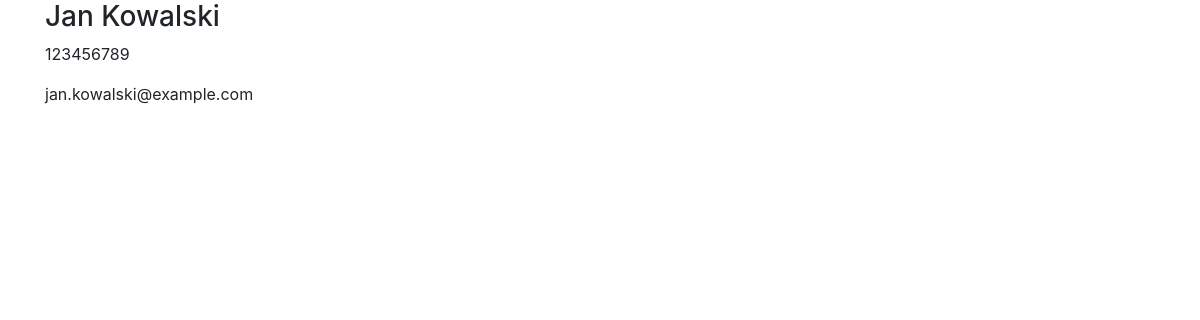
Before: / with the older database file.
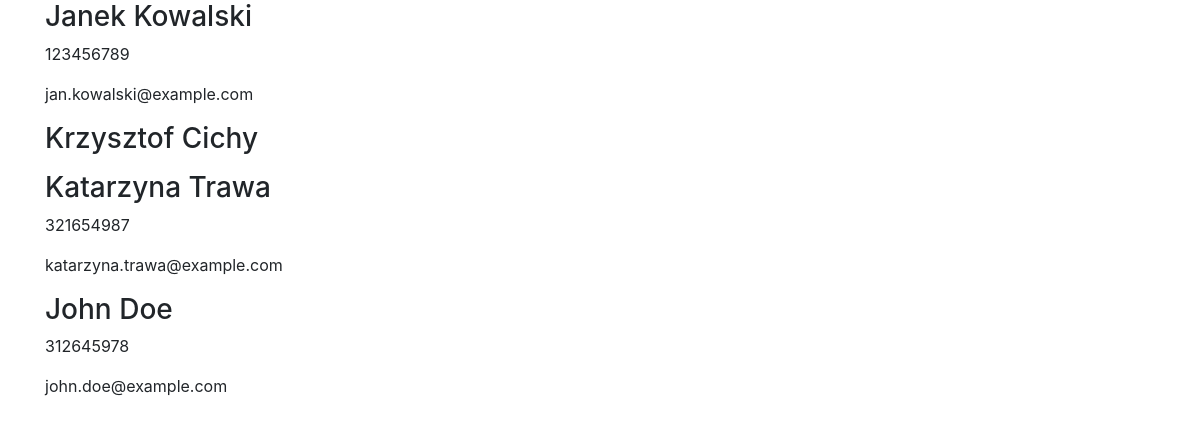
After: the same page with the newer database file.
### contacts/models.py (models this page shows)
class Person(models.Model):
    first_name  = models.CharField(max_length=50)
    last_name   = models.CharField(max_length=50)

class Phone(models.Model):
    person      = models.ForeignKey(Person, editable=False, on_delete=models.CASCADE)
    phone       = models.CharField(max_length=50)

class Email(models.Model):
    person      = models.ForeignKey(Person, editable=False, on_delete=models.CASCADE)
    email       = models.EmailField()

### contacts/views.py (the view)
# urls.py: path('', contact_list_view),
def contact_list_view(request):
    contacts = Person.objects.all()
    for contact in contacts:
        try:
            contact.phone = contact.phone_set.get(person=contact).phone
            contact.email = contact.email_set.get(person=contact).email
        except Phone.DoesNotExist:
            print("phone does not exist")
        except Email.DoesNotExist:
            print("email does not exist")
    context = {"contacts": contacts}
    return render(request, "contacts/list.html", context)

### contacts/templates/contacts/list.html (shortened to what this page needs)
{% extends "contacts/base.html" %}
{% block content %}
    {% for contact in contacts %}
        <h3>{{ contact.first_name }} {{ contact.last_name }}</h3>
        <p>{{ contact.phone }}</p>
        <p>{{ contact.email }}</p>
    {% endfor %}
{% endblock content %}

### contacts/templates/contacts/base.html (shortened to what this page needs)
<!doctype html>
<html lang="en">
  <head>
    <link rel="stylesheet" href="https://stackpath.bootstrapcdn.com/bootstrap/4.3.1/css/bootstrap.min.css">
  </head>
  <body>
    <div class="container">
        {% block content %}
        {% endblock content %}
    </div>
  </body>
</html>

Changed rows visible on the page:
changed Person "Kowalski": first_name "Jan" → "Janek"
added Person: first_name "Krzysztof", last_name "Cichy"
added Person: first_name "Katarzyna", last_name "Trawa", phone "321654987", email "katarzyna.trawa@example.com"
added Person: first_name "John", last_name "Doe", phone "312645978", email "john.doe@example.com"
